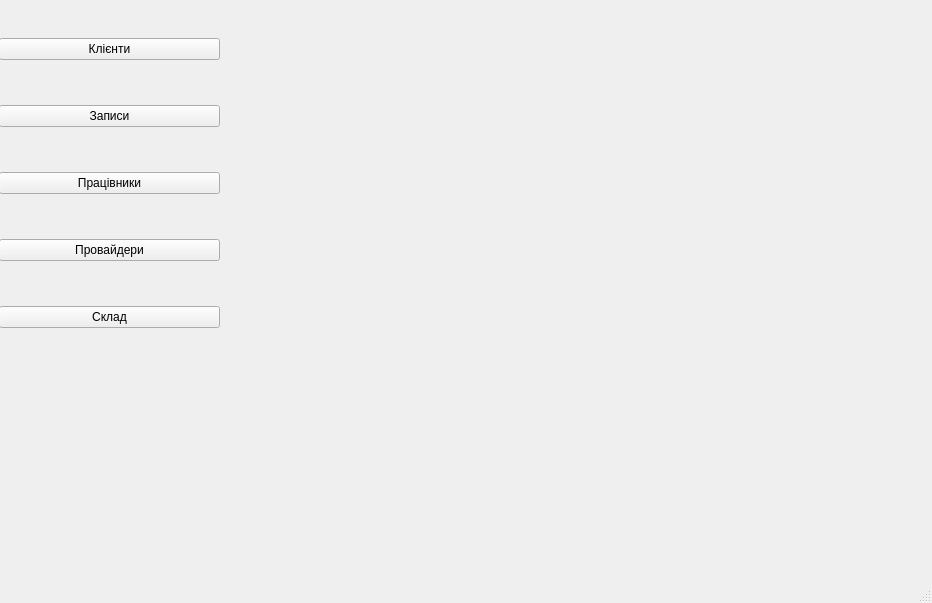
<?xml version="1.0" encoding="UTF-8"?>
<ui version="4.0">
 <class>MainWindow</class>
 <widget class="QMainWindow" name="MainWindow">
  <property name="geometry">
   <rect>
    <x>0</x>
    <y>0</y>
    <width>932</width>
    <height>603</height>
   </rect>
  </property>
  <property name="windowTitle">
   <string>MainWindow</string>
  </property>
  <widget class="QWidget" name="centralwidget">
   <widget class="QWidget" name="verticalLayoutWidget">
    <property name="geometry">
     <rect>
      <x>-1</x>
      <y>-1</y>
      <width>221</width>
      <height>371</height>
     </rect>
    </property>
    <layout class="QVBoxLayout" name="verticalLayout">
     <item>
      <widget class="QPushButton" name="pushButton_2">
       <property name="text">
        <string>Клієнти</string>
       </property>
      </widget>
     </item>
     <item>
      <widget class="QPushButton" name="pushButton_5">
       <property name="text">
        <string>Записи</string>
       </property>
      </widget>
     </item>
     <item>
      <widget class="QPushButton" name="pushButton_4">
       <property name="text">
        <string>Працівники</string>
       </property>
      </widget>
     </item>
     <item>
      <widget class="QPushButton" name="pushButton_3">
       <property name="text">
        <string>Провайдери</string>
       </property>
      </widget>
     </item>
     <item>
      <widget class="QPushButton" name="pushButton">
       <property name="text">
        <string>Склад</string>
       </property>
      </widget>
     </item>
    </layout>
   </widget>
  </widget>
  <widget class="QMenuBar" name="menubar">
   <property name="geometry">
    <rect>
     <x>0</x>
     <y>0</y>
     <width>932</width>
     <height>25</height>
    </rect>
   </property>
  </widget>
  <widget class="QStatusBar" name="statusbar"/>
 </widget>
 <resources/>
 <connections/>
</ui>
